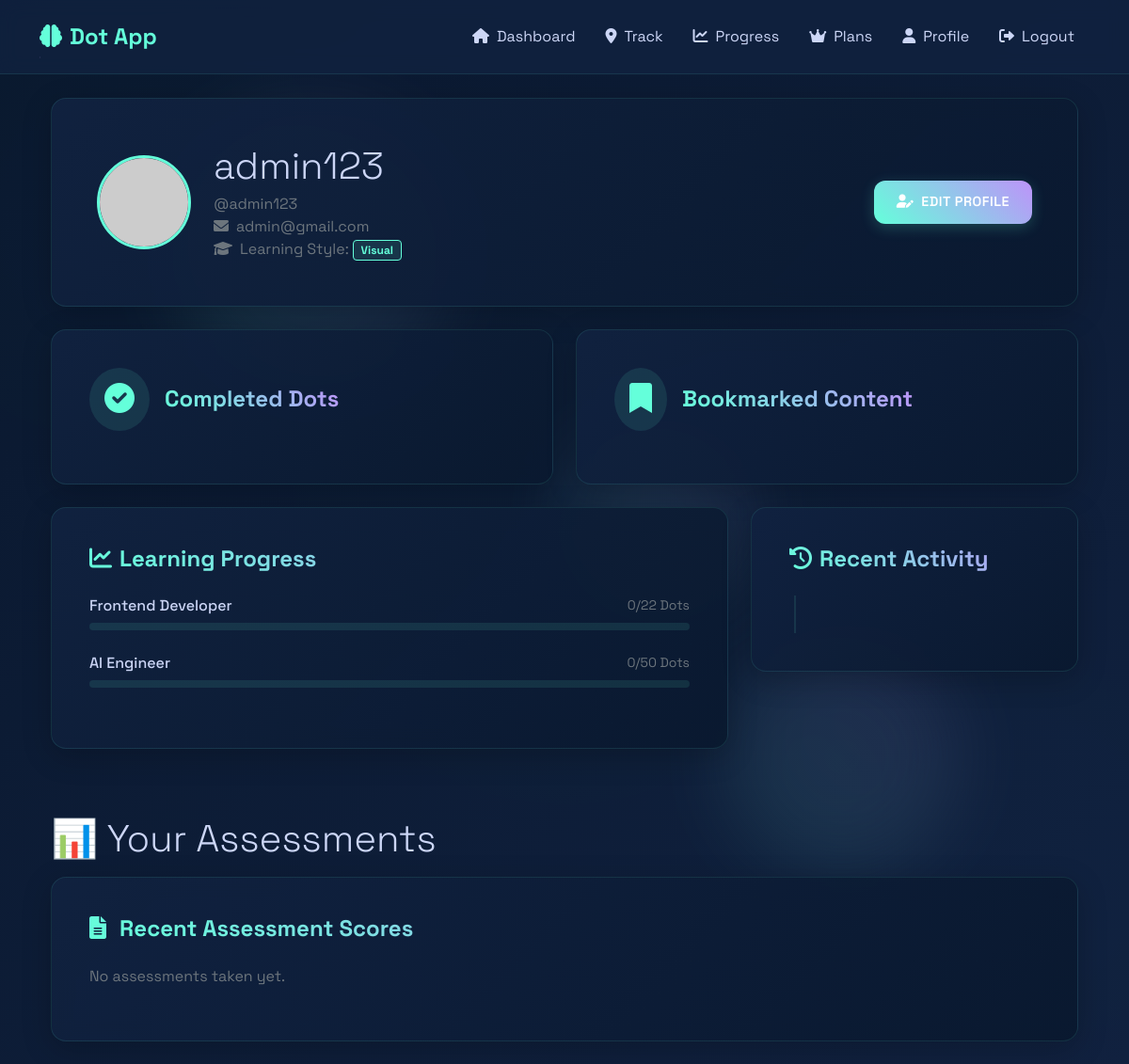
The app's page /learning/dashboard/ (signed in) with its own data.
### learning/models.py (models this page shows, shortened)
class LearnerProfile(models.Model):
    user = models.OneToOneField(User, on_delete=models.CASCADE)
    bio = models.TextField(max_length=500, blank=True)
    profile_picture = models.ImageField(upload_to=user_profile_path, blank=True, null=True)
    learning_style = models.CharField(max_length=20, choices=[
        ('visual', 'Visual'),
        ('auditory', 'Auditory'),
        ('reading', 'Reading/Writing'),
        ('kinesthetic', 'Kinesthetic')
    ], default='visual')
    email_notifications = models.BooleanField(default=True)
    progress_reminders = models.BooleanField(default=True)
    public_profile = models.BooleanField(default=False)
    show_progress = models.BooleanField(default=True)
    created_at = models.DateTimeField(default=timezone.now)
    updated_at = models.DateTimeField(auto_now=True)

### editor/models.py (models this page shows, shortened)
class Track(models.Model):
    title = models.CharField(max_length=200)
    description = models.TextField()
    created_at = models.DateTimeField(default=now)
    created_by = models.ForeignKey(Editor, on_delete=models.CASCADE, null=True, blank=True, related_name='created_tracks')

### learning/views/dashboard_views.py (the view)
# urls.py: path('dashboard/', dashboard, name='dashboard'),
@login_required(login_url='/learning/login/')
def dashboard(request):
    learner, created = LearnerProfile.objects.get_or_create(user=request.user)
    tracks = Track.objects.all()
    track_progress = {}
    for track in tracks:
        dots = track.dots.all()
        total_subdots = sum(dot.subdots.count() for dot in dots)
        completed_subdots = Progress.objects.filter(
            learner=learner,
            subdot__dot__track=track,
            completed=True
        ).count()
        progress_percentage = (completed_subdots / total_subdots) * 100 if total_subdots > 0 else 0
        track_progress[track.id] = {
            'track': track,
            'total': total_subdots,
            'completed': completed_subdots,
            'percentage': round(progress_percentage, 1),
            'is_completed': progress_percentage == 100
        }
    recent_notes = Note.objects.filter(learner=learner).order_by('-created_at')[:5]
    recent_activities = Progress.objects.filter(learner=learner).order_by('-last_accessed')[:5]
    completed_dots = Progress.objects.filter(
        learner=learner,
        completed=True
    ).select_related('subdot__dot').order_by('-completed_at')[:5]
    bookmarked_subdots = SubDot.objects.filter(bookmark__learner=learner)
    user_results = AssessmentResult.objects.filter(learner=learner.user.learnerprofile).order_by('-completed_at')
    context = {
        'tracks': tracks,
        'track_progress': track_progress,
        'recent_notes': recent_notes,
        'bookmarked_subdots': bookmarked_subdots,
        'recent_activities': recent_activities,
        'completed_dots': completed_dots,
        'user_results': user_results,
    }
    return render(request, 'learning/dashboard.html', context)

### learning/templates/learning/dashboard.html (shortened to what this page needs)
{% extends "learning/base.html" %}
{% load static %}
{% block content %}
<div class="container py-4 fade-in">
    <div class="card glass-effect mb-4">
        <div class="card-body p-4">
            <div class="row align-items-center">
                <div class="col-auto">
                    {% if user.learnerprofile.profile_picture %}
                        <img src="{{ user.learnerprofile.profile_picture.url }}"
                             alt="Profile Picture"
                             class="rounded-circle border border-3"
                             style="width: 100px; height: 100px; object-fit: cover; border-color: var(--accent-blue) !important;">
                    {% else %}
                        <img src="https://via.placeholder.com/100"
                             alt="Default Profile Picture"
                             class="rounded-circle border border-3"
                             style="width: 100px; height: 100px; object-fit: cover; border-color: var(--accent-blue) !important;">
                    {% endif %}
                </div>
                <div class="col">
                    <h2 class="display-6 mb-1">
                        {% if user.first_name or user.last_name %}
                            {{ user.first_name }} {{ user.last_name }}
                        {% else %}
                            {{ user.username }}
                        {% endif %}
                    </h2>
                    <p class="text-muted mb-0">@{{ user.username }}</p>
                    {% if user.email %}
                        <p class="text-muted mb-0"><i class="fas fa-envelope me-2"></i>{{ user.email }}</p>
                    {% endif %}
                    <p class="text-muted mb-0">
                        <i class="fas fa-graduation-cap me-2"></i>Learning Style:
                        <span class="badge">{{ user.learnerprofile.get_learning_style_display }}</span>
                    </p>
                </div>
                <div class="col-auto">
                    <a href="{% url 'learning:profile' %}" class="btn btn-primary">
                        <i class="fas fa-user-edit me-2"></i>Edit Profile
                    </a>
                </div>
            </div>
        </div>
    </div>
    <div class="row mb-4">
        <div class="col-md-6">
            <div class="card glass-effect h-100">
                <div class="card-body">
                    <div class="d-flex align-items-center mb-3">
                        <div class="rounded-circle p-3 me-3" style="background: rgba(100, 255, 218, 0.1);">
                            <i class="fas fa-check-circle fa-2x" style="color: var(--accent-blue);"></i>
                        </div>
                        <div>
                            <h5 class="card-title mb-0">Completed Dots</h5>
                        </div>
                    </div>
                </div>
            </div>
        </div>
        <div class="col-md-6">
            <div class="card glass-effect h-100">
                <div class="card-body">
                    <div class="d-flex align-items-center mb-3">
                        <div class="rounded-circle p-3 me-3" style="background: rgba(100, 255, 218, 0.1);">
                            <i class="fas fa-bookmark fa-2x" style="color: var(--accent-blue);"></i>
                        </div>
                        <div>
                            <h5 class="card-title mb-0">Bookmarked Content</h5>
                        </div>
                    </div>
                </div>
            </div>
        </div>
    </div>
    <div class="row mb-4">
        <div class="col-md-8">
            <div class="card glass-effect">
                <div class="card-body">
                    <h5 class="card-title mb-4">
                        <i class="fas fa-chart-line me-2"></i>Learning Progress
                    </h5>
                    {% for track_data in track_progress.values %}
                    <div class="mb-4">
                        <div class="d-flex justify-content-between align-items-center mb-2">
                            <h6 class="mb-0">
                                <a href="{% url 'learning:track_detail' track_data.track.id %}" class="text-decoration-none" style="color: var(--text-primary);">
                                    {{ track_data.track.title }}
                                </a>
                            </h6>
                            <small class="text-muted">{{ track_data.completed }}/{{ track_data.total }} Dots</small>
                        </div>
                        <div class="progress" style="height: 8px;">
                        </div>
                    </div>
                    {% empty %}
                    <p class="text-muted">No learning tracks available yet.</p>
                    {% endfor %}
                </div>
            </div>
        </div>
        <div class="col-md-4">
            <div class="card glass-effect">
                <div class="card-body">
                    <h5 class="card-title mb-4">
                        <i class="fas fa-history me-2"></i>Recent Activity
                    </h5>
                    <div class="timeline">
                    </div>
                </div>
            </div>
        </div>
    </div>
</div>
<div class="container py-4 fade-in">
    <h2 class="display-6 mb-3">📊 Your Assessments</h2>
    <div class="row">
        <div class="col-md-12">
            <div class="card glass-effect">
                <div class="card-body">
                    <h5 class="card-title mb-4">
                        <i class="fas fa-file-alt me-2"></i> Recent Assessment Scores
                    </h5>
                    {% if user_results %}
                    <div class="table-responsive">
                        <table class="table table-dark table-striped">
                            <thead>
                                <tr>
                                    <th>Topic (Subdot)</th>
                                    <th>Score</th>
                                    <th>Date</th>
                                    <th>Action</th>
                                </tr>
                            </thead>
                            <tbody>
                                {% for result in user_results %}
                                <tr>
                                    <td>{{ result.subdot.title }}</td>
                                    <td><strong>{{ result.score }}/{{ result.total_marks }}</strong></td>
                                    <td>{{ result.created_at|date:"M d, Y" }}</td>
                                    <td>
                                        <a href="{% url 'assessment_result' result.id %}" class="btn btn-primary btn-sm">
                                            <i class="fas fa-eye"></i> View
                                        </a>
                                    </td>
                                </tr>
                                {% endfor %}
                            </tbody>
                        </table>
                    </div>
                    {% else %}
                    <p class="text-muted">No assessments taken yet.</p>
                    {% endif %}
                </div>
            </div>
        </div>
    </div>
{% endblock %}

### learning/templates/learning/base.html (style rules this page uses)
:root { --primary-dark: #0a192f; --secondary-dark: #112240; --accent-blue: #64ffda; --accent-purple: #bd93f9; --text-primary: #ccd6f6; --text-secondary: #8892b0; }
body { font-family: 'Space Grotesk', sans-serif; background-color: var(--primary-dark); color: var(--text-primary); min-height: 100vh; position: relative; background-image: radial-gradient(circle at 10% 20%, rgba(100, 255, 218, 0.1) 0%, transparent 20%), radial-gradient(circle at 90% 80%, rgba(189, 147, 249, 0.1) 0%, transparent 20%), radial-gradient(circle at 50% 50%, rgba(100, 255, 218, 0.05) 0%, transparent 50%), url('https://images.unsplash.com/photo-1639322537504-6427a16b0a28?auto=format&fit=crop&w=1920&q=80'); background-size: cover; background-position: center; background-attachment: fixed; }
body::before { content: ''; position: fixed; top: 0; left: 0; width: 100%; height: 100%; background: linear-gradient( 135deg, rgba(10, 25, 47, 0.97) 0%, rgba(17, 34, 64, 0.97) 100% ); z-index: -1; }
.card { background: rgba(17, 34, 64, 0.7); backdrop-filter: blur(10px); border: 1px solid rgba(100, 255, 218, 0.1); transition: transform 0.3s ease, box-shadow 0.3s ease; }
.card-title { color: var(--accent-blue); font-weight: 600; }
.btn-primary { background: linear-gradient(45deg, var(--accent-blue), var(--accent-purple)); border: none; position: relative; z-index: 1; overflow: hidden; }
.btn-primary::before { content: ''; position: absolute; top: 0; left: 0; width: 100%; height: 100%; background: linear-gradient(45deg, var(--accent-purple), var(--accent-blue)); z-index: -1; opacity: 0; transition: opacity 0.3s ease; }
.progress { background: rgba(100, 255, 218, 0.1); border-radius: 1rem; overflow: hidden; }
.badge { background: rgba(100, 255, 218, 0.1); color: var(--accent-blue); border: 1px solid var(--accent-blue); transition: all 0.3s ease; }
.fade-in { animation: fadeIn 0.5s ease-in; }
.btn { padding: 0.75rem 1.5rem; font-weight: 600; letter-spacing: 0.5px; border-radius: 12px; transition: all 0.3s ease; text-transform: uppercase; font-size: 0.9rem; position: relative; overflow: hidden; }
.btn::before { content: ''; position: absolute; top: 0; left: 0; width: 100%; height: 100%; background: linear-gradient(45deg, rgba(100, 255, 218, 0.2), rgba(189, 147, 249, 0.2)); transform: translateX(-100%); transition: transform 0.6s ease; }
.btn-primary { background: linear-gradient(45deg, var(--accent-blue), var(--accent-purple)); border: none; box-shadow: 0 4px 15px rgba(100, 255, 218, 0.2); }
.card { border-radius: 16px; padding: 1.5rem; background: linear-gradient( 135deg, rgba(17, 34, 64, 0.95), rgba(10, 25, 47, 0.95) ); border: 1px solid rgba(100, 255, 218, 0.1); box-shadow: 0 8px 32px rgba(0, 0, 0, 0.2); backdrop-filter: blur(10px); transition: all 0.4s ease; }
.card-title { color: var(--accent-blue); font-weight: 700; font-size: 1.5rem; margin-bottom: 0.5rem; background: linear-gradient(45deg, var(--accent-blue), var(--accent-purple)); -webkit-background-clip: text; -webkit-text-fill-color: transparent; }

### learning/templates/learning/dashboard.html (style rules this page uses)
.timeline { position: relative; padding: 20px 0; }
.timeline::before { content: ''; position: absolute; left: 5px; top: 0; height: 100%; width: 2px; background-color: rgba(100, 255, 218, 0.1); }
.card { transition: transform 0.3s ease, box-shadow 0.3s ease; }

### records on screen
Track: track "Frontend Developer", completed "0", total "22"
Track: track "AI Engineer", completed "0", total "50"

### other values on screen
{{ user.username }} "admin123"
{{ user.email }} "admin@gmail.com"
{{ user.learnerprofile.get_learning_style_display }} "Visual"
